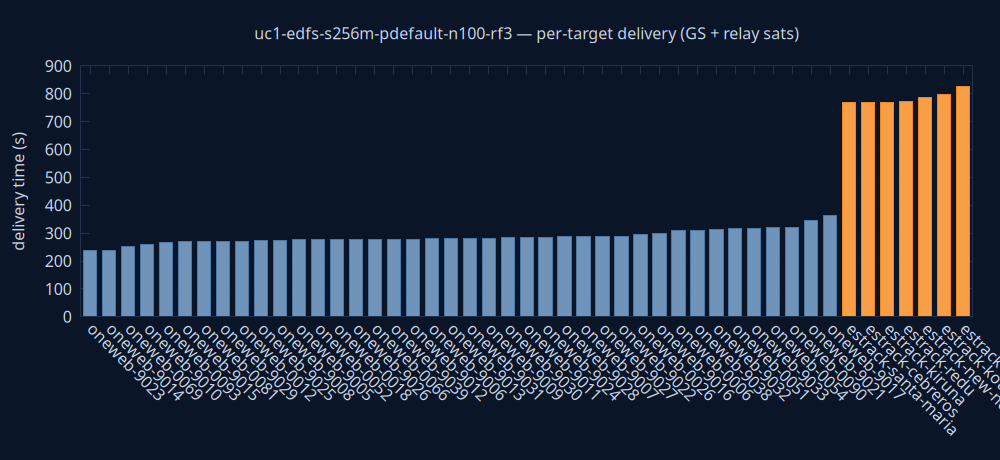

Write gnuplot code to recreate this figure.
set terminal pngcairo size 1000,460 background rgb '#0a1628'
set output 'delivery.png'
set style fill solid 0.8
set boxwidth 0.7 relative
set border lc rgb '#22304a'
set grid ytics lc rgb '#22304a'
set yrange [0:*]
set ylabel 'delivery time (s)' textcolor rgb '#cdd7ea'
set xtics rotate by -45 textcolor rgb '#cdd7ea'
set ytics textcolor rgb '#cdd7ea'
set title 'uc1-edfs-s256m-pdefault-n100-rf3 — per-target delivery (GS + relay sats)' textcolor rgb '#cdd7ea'
plot 'delivery.dat' using 0:2:3:xtic(1) with boxes lc rgb variable notitle
